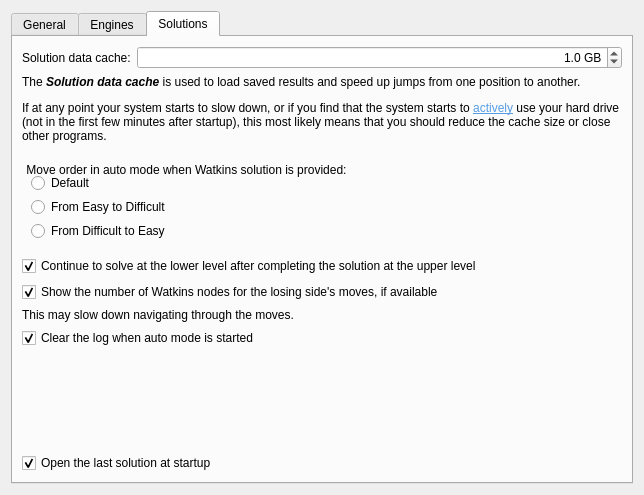
<?xml version="1.0" encoding="UTF-8"?>
<ui version="4.0">
 <class>SettingsDialog</class>
 <widget class="QDialog" name="SettingsDialog">
  <property name="geometry">
   <rect>
    <x>0</x>
    <y>0</y>
    <width>644</width>
    <height>495</height>
   </rect>
  </property>
  <property name="sizePolicy">
   <sizepolicy hsizetype="Preferred" vsizetype="Preferred">
    <horstretch>0</horstretch>
    <verstretch>90</verstretch>
   </sizepolicy>
  </property>
  <property name="windowTitle">
   <string>Settings</string>
  </property>
  <layout class="QVBoxLayout" name="verticalLayout_2">
   <item>
    <widget class="QTabWidget" name="tabWidget">
     <property name="currentIndex">
      <number>2</number>
     </property>
     <widget class="QWidget" name="m_generalTab">
      <attribute name="title">
       <string>General</string>
      </attribute>
      <layout class="QVBoxLayout" name="verticalLayout_6">
       <item>
        <layout class="QFormLayout" name="formLayout_6">
         <item row="0" column="0">
          <widget class="QCheckBox" name="m_highlightLegalMovesCheck">
           <property name="text">
            <string>Highlight legal moves</string>
           </property>
           <property name="checked">
            <bool>true</bool>
           </property>
          </widget>
         </item>
         <item row="1" column="0">
          <widget class="QCheckBox" name="m_showMoveArrowsCheck">
           <property name="text">
            <string>Show move arrows</string>
           </property>
           <property name="checked">
            <bool>true</bool>
           </property>
          </widget>
         </item>
         <item row="2" column="0">
          <widget class="QLabel" name="m_moveAnimationLabel">
           <property name="text">
            <string>Duration of mo&amp;ve animation:</string>
           </property>
           <property name="buddy">
            <cstring>m_moveAnimationSpin</cstring>
           </property>
          </widget>
         </item>
         <item row="2" column="1">
          <widget class="QSpinBox" name="m_moveAnimationSpin">
           <property name="toolTip">
            <string>duration of a move animation (default: 300 ms)</string>
           </property>
           <property name="alignment">
            <set>Qt::AlignRight|Qt::AlignTrailing|Qt::AlignVCenter</set>
           </property>
           <property name="specialValueText">
            <string>Off</string>
           </property>
           <property name="suffix">
            <string> ms</string>
           </property>
           <property name="maximum">
            <number>400</number>
           </property>
           <property name="singleStep">
            <number>50</number>
           </property>
           <property name="value">
            <number>300</number>
           </property>
          </widget>
         </item>
         <item row="3" column="0">
          <widget class="QLabel" name="m_tbPathLabel_2">
           <property name="text">
            <string>Theme:</string>
           </property>
          </widget>
         </item>
         <item row="3" column="1">
          <widget class="QComboBox" name="m_comboStyle">
           <property name="sizePolicy">
            <sizepolicy hsizetype="Expanding" vsizetype="Fixed">
             <horstretch>0</horstretch>
             <verstretch>0</verstretch>
            </sizepolicy>
           </property>
          </widget>
         </item>
         <item row="4" column="0">
          <widget class="QLabel" name="m_tbPathLabel_3">
           <property name="text">
            <string>Scale:</string>
           </property>
          </widget>
         </item>
         <item row="4" column="1">
          <widget class="QComboBox" name="m_comboScale">
           <property name="sizePolicy">
            <sizepolicy hsizetype="Expanding" vsizetype="Fixed">
             <horstretch>0</horstretch>
             <verstretch>0</verstretch>
            </sizepolicy>
           </property>
           <item>
            <property name="text">
             <string>100%</string>
            </property>
           </item>
           <item>
            <property name="text">
             <string>125%</string>
            </property>
           </item>
           <item>
            <property name="text">
             <string>150%</string>
            </property>
           </item>
           <item>
            <property name="text">
             <string>175%</string>
            </property>
           </item>
           <item>
            <property name="text">
             <string>200%</string>
            </property>
           </item>
           <item>
            <property name="text">
             <string>225%</string>
            </property>
           </item>
           <item>
            <property name="text">
             <string>250%</string>
            </property>
           </item>
           <item>
            <property name="text">
             <string>275%</string>
            </property>
           </item>
           <item>
            <property name="text">
             <string>300%</string>
            </property>
           </item>
          </widget>
         </item>
         <item row="5" column="0">
          <widget class="QLabel" name="m_tbPathLabel_4">
           <property name="text">
            <string>Win/Loss highlighting:</string>
           </property>
          </widget>
         </item>
         <item row="5" column="1">
          <layout class="QHBoxLayout" name="horizontalLayout">
           <item>
            <widget class="QSlider" name="m_slider_WinLossHighlighting">
             <property name="maximum">
              <number>25</number>
             </property>
             <property name="pageStep">
              <number>5</number>
             </property>
             <property name="value">
              <number>5</number>
             </property>
             <property name="orientation">
              <enum>Qt::Horizontal</enum>
             </property>
             <property name="tickPosition">
              <enum>QSlider::TicksBelow</enum>
             </property>
            </widget>
           </item>
           <item>
            <widget class="QLabel" name="m_label_WinLossHighlighting">
             <property name="text">
              <string> 5</string>
             </property>
            </widget>
           </item>
          </layout>
         </item>
         <item row="6" column="1">
          <layout class="QHBoxLayout" name="horizontalLayout_2">
           <item>
            <widget class="QLabel" name="label_10">
             <property name="text">
              <string>Win:</string>
             </property>
            </widget>
           </item>
           <item>
            <widget class="QWidget" name="m_widget_WinHighlighting" native="true">
             <property name="sizePolicy">
              <sizepolicy hsizetype="Expanding" vsizetype="Preferred">
               <horstretch>0</horstretch>
               <verstretch>0</verstretch>
              </sizepolicy>
             </property>
             <property name="minimumSize">
              <size>
               <width>50</width>
               <height>0</height>
              </size>
             </property>
            </widget>
           </item>
           <item>
            <spacer name="horizontalSpacer_3">
             <property name="orientation">
              <enum>Qt::Horizontal</enum>
             </property>
             <property name="sizeType">
              <enum>QSizePolicy::Fixed</enum>
             </property>
             <property name="sizeHint" stdset="0">
              <size>
               <width>20</width>
               <height>20</height>
              </size>
             </property>
            </spacer>
           </item>
           <item>
            <widget class="QLabel" name="label_11">
             <property name="text">
              <string>Loss:</string>
             </property>
            </widget>
           </item>
           <item>
            <widget class="QWidget" name="m_widget_LossHighlighting" native="true">
             <property name="sizePolicy">
              <sizepolicy hsizetype="Expanding" vsizetype="Preferred">
               <horstretch>0</horstretch>
               <verstretch>0</verstretch>
              </sizepolicy>
             </property>
             <property name="minimumSize">
              <size>
               <width>50</width>
               <height>0</height>
              </size>
             </property>
            </widget>
           </item>
          </layout>
         </item>
         <item row="7" column="0">
          <widget class="QLabel" name="label_12">
           <property name="text">
            <string>Update board in auto mode:</string>
           </property>
          </widget>
         </item>
         <item row="7" column="1">
          <layout class="QHBoxLayout" name="horizontalLayout_3">
           <item>
            <widget class="QSlider" name="m_slider_BoardUpdate">
             <property name="minimum">
              <number>1</number>
             </property>
             <property name="maximum">
              <number>5</number>
             </property>
             <property name="pageStep">
              <number>1</number>
             </property>
             <property name="value">
              <number>3</number>
             </property>
             <property name="orientation">
              <enum>Qt::Horizontal</enum>
             </property>
             <property name="tickPosition">
              <enum>QSlider::TicksBelow</enum>
             </property>
             <property name="tickInterval">
              <number>1</number>
             </property>
            </widget>
           </item>
           <item>
            <widget class="QLabel" name="m_label_BoardUpdate">
             <property name="minimumSize">
              <size>
               <width>80</width>
               <height>0</height>
              </size>
             </property>
             <property name="text">
              <string>Standard</string>
             </property>
             <property name="alignment">
              <set>Qt::AlignCenter</set>
             </property>
            </widget>
           </item>
          </layout>
         </item>
         <item row="8" column="0">
          <widget class="QLabel" name="label_15">
           <property name="text">
            <string>Update log in auto mode:</string>
           </property>
          </widget>
         </item>
         <item row="8" column="1">
          <layout class="QHBoxLayout" name="horizontalLayout_4">
           <item>
            <widget class="QSlider" name="m_slider_LogUpdate">
             <property name="minimum">
              <number>1</number>
             </property>
             <property name="maximum">
              <number>5</number>
             </property>
             <property name="pageStep">
              <number>1</number>
             </property>
             <property name="value">
              <number>3</number>
             </property>
             <property name="orientation">
              <enum>Qt::Horizontal</enum>
             </property>
             <property name="tickPosition">
              <enum>QSlider::TicksBelow</enum>
             </property>
             <property name="tickInterval">
              <number>1</number>
             </property>
            </widget>
           </item>
           <item>
            <widget class="QLabel" name="m_label_LogUpdate">
             <property name="minimumSize">
              <size>
               <width>80</width>
               <height>0</height>
              </size>
             </property>
             <property name="text">
              <string>Standard</string>
             </property>
             <property name="textFormat">
              <enum>Qt::PlainText</enum>
             </property>
             <property name="alignment">
              <set>Qt::AlignCenter</set>
             </property>
            </widget>
           </item>
          </layout>
         </item>
        </layout>
       </item>
       <item>
        <spacer name="verticalSpacer_3">
         <property name="orientation">
          <enum>Qt::Vertical</enum>
         </property>
         <property name="sizeType">
          <enum>QSizePolicy::Fixed</enum>
         </property>
         <property name="sizeHint" stdset="0">
          <size>
           <width>20</width>
           <height>10</height>
          </size>
         </property>
        </spacer>
       </item>
       <item>
        <spacer name="verticalSpacer_2">
         <property name="orientation">
          <enum>Qt::Vertical</enum>
         </property>
         <property name="sizeHint" stdset="0">
          <size>
           <width>20</width>
           <height>40</height>
          </size>
         </property>
        </spacer>
       </item>
      </layout>
     </widget>
     <widget class="QWidget" name="m_enginesTab">
      <attribute name="title">
       <string>Engines</string>
      </attribute>
      <layout class="QVBoxLayout" name="verticalLayout">
       <property name="leftMargin">
        <number>9</number>
       </property>
       <property name="topMargin">
        <number>9</number>
       </property>
       <property name="rightMargin">
        <number>9</number>
       </property>
       <property name="bottomMargin">
        <number>9</number>
       </property>
       <item>
        <layout class="QFormLayout" name="formLayout_5">
         <item row="0" column="0">
          <widget class="QLabel" name="label">
           <property name="text">
            <string>Engine folder:</string>
           </property>
          </widget>
         </item>
         <item row="0" column="1">
          <widget class="QLineEdit" name="m_enginePath">
           <property name="enabled">
            <bool>false</bool>
           </property>
          </widget>
         </item>
         <item row="1" column="0">
          <widget class="QLabel" name="label_3">
           <property name="text">
            <string>Watkins folder:</string>
           </property>
          </widget>
         </item>
         <item row="1" column="1">
          <widget class="QLineEdit" name="m_WatkinsPath">
           <property name="enabled">
            <bool>false</bool>
           </property>
          </widget>
         </item>
         <item row="2" column="0">
          <widget class="QLabel" name="label_4">
           <property name="text">
            <string>EGTB folder:</string>
           </property>
          </widget>
         </item>
         <item row="2" column="1">
          <widget class="QLineEdit" name="m_egtbPath">
           <property name="enabled">
            <bool>false</bool>
           </property>
          </widget>
         </item>
        </layout>
       </item>
       <item>
        <widget class="QGroupBox" name="m_engines">
         <property name="styleSheet">
          <string notr="true">QGroupBox {border:0;}</string>
         </property>
         <property name="title">
          <string>Engine:</string>
         </property>
         <property name="flat">
          <bool>true</bool>
         </property>
         <layout class="QVBoxLayout" name="verticalLayout_7">
          <property name="spacing">
           <number>3</number>
          </property>
          <property name="topMargin">
           <number>12</number>
          </property>
          <item>
           <widget class="QRadioButton" name="m_rbNoEngine">
            <property name="text">
             <string>No engine</string>
            </property>
           </widget>
          </item>
         </layout>
        </widget>
       </item>
       <item>
        <layout class="QGridLayout" name="gridLayout">
         <property name="topMargin">
          <number>0</number>
         </property>
         <item row="1" column="0">
          <widget class="QLabel" name="label_7">
           <property name="text">
            <string>Threads:</string>
           </property>
          </widget>
         </item>
         <item row="0" column="0">
          <widget class="QLabel" name="label_6">
           <property name="text">
            <string>Hash:</string>
           </property>
          </widget>
         </item>
         <item row="0" column="1">
          <widget class="QDoubleSpinBox" name="m_hashSize">
           <property name="alignment">
            <set>Qt::AlignRight|Qt::AlignTrailing|Qt::AlignVCenter</set>
           </property>
           <property name="suffix">
            <string> GB</string>
           </property>
           <property name="decimals">
            <number>1</number>
           </property>
           <property name="minimum">
            <double>0.100000000000000</double>
           </property>
           <property name="maximum">
            <double>999.899999999999977</double>
           </property>
           <property name="value">
            <double>1.000000000000000</double>
           </property>
          </widget>
         </item>
         <item row="1" column="1">
          <widget class="QSpinBox" name="m_numThreads">
           <property name="alignment">
            <set>Qt::AlignRight|Qt::AlignTrailing|Qt::AlignVCenter</set>
           </property>
           <property name="minimum">
            <number>1</number>
           </property>
           <property name="value">
            <number>2</number>
           </property>
          </widget>
         </item>
         <item row="0" column="3">
          <spacer name="horizontalSpacer_2">
           <property name="orientation">
            <enum>Qt::Horizontal</enum>
           </property>
           <property name="sizeHint" stdset="0">
            <size>
             <width>40</width>
             <height>20</height>
            </size>
           </property>
          </spacer>
         </item>
         <item row="1" column="2">
          <widget class="QLabel" name="m_infoThreads">
           <property name="text">
            <string/>
           </property>
           <property name="wordWrap">
            <bool>true</bool>
           </property>
          </widget>
         </item>
         <item row="0" column="2">
          <widget class="QLabel" name="m_infoRAM">
           <property name="text">
            <string/>
           </property>
           <property name="wordWrap">
            <bool>true</bool>
           </property>
          </widget>
         </item>
        </layout>
       </item>
       <item>
        <widget class="QLabel" name="label_2">
         <property name="text">
          <string>&lt;html&gt;&lt;head/&gt;&lt;body&gt;&lt;p&gt;When running computations for the first time for a long period of time, please make sure that your system has adequate cooling and that the CPU temperature does not reach critical values even after a long time.&lt;/p&gt;&lt;p&gt;If the temperature is too high or your fan makes too much noise, you can reduce the maximum CPU power (&lt;a href=&quot;https://geekflare.com/windows-power-options/&quot;&gt;&lt;span style=&quot; text-decoration: underline; color:#569de5;&quot;&gt;Maximum processor state&lt;/span&gt;&lt;/a&gt;), e.g. to 99%. Keep in mind that reducing the value from 100% to 99% using standard operating system tools can result in a performance drop of about 15%. Reducing the value even further (to 98%, 95%, 90%, etc.) will not be as drastic as the first step from 100% to 99%.&lt;/p&gt;&lt;p&gt;If at any point your system starts to slow down, or if you find that the system starts to &lt;a href=&quot;https://www.quora.com/How-can-we-find-out-which-program-is-using-the-most-of-our-disk-resources-in-Windows-10&quot;&gt;&lt;span style=&quot; text-decoration: underline; color:#569de5;&quot;&gt;actively&lt;/span&gt;&lt;/a&gt; use your hard drive (not in the first few minutes after startup), this most likely means that you should reduce the &lt;span style=&quot; font-weight:600; font-style:italic;&quot;&gt;Hash&lt;/span&gt; size or close other programs.&lt;/p&gt;&lt;/body&gt;&lt;/html&gt;</string>
         </property>
         <property name="textFormat">
          <enum>Qt::RichText</enum>
         </property>
         <property name="wordWrap">
          <bool>true</bool>
         </property>
         <property name="openExternalLinks">
          <bool>true</bool>
         </property>
        </widget>
       </item>
       <item>
        <spacer name="verticalSpacer">
         <property name="orientation">
          <enum>Qt::Vertical</enum>
         </property>
         <property name="sizeHint" stdset="0">
          <size>
           <width>20</width>
           <height>40</height>
          </size>
         </property>
        </spacer>
       </item>
      </layout>
     </widget>
     <widget class="QWidget" name="m_solutionsTab">
      <attribute name="title">
       <string>Solutions</string>
      </attribute>
      <layout class="QVBoxLayout" name="verticalLayout_4">
       <item>
        <layout class="QFormLayout" name="formLayout">
         <item row="0" column="0">
          <widget class="QLabel" name="label_5">
           <property name="text">
            <string>Solution data cache:</string>
           </property>
          </widget>
         </item>
         <item row="0" column="1">
          <widget class="QDoubleSpinBox" name="m_bookCache">
           <property name="alignment">
            <set>Qt::AlignRight|Qt::AlignTrailing|Qt::AlignVCenter</set>
           </property>
           <property name="suffix">
            <string> GB</string>
           </property>
           <property name="decimals">
            <number>1</number>
           </property>
           <property name="maximum">
            <double>999.899999999999977</double>
           </property>
           <property name="singleStep">
            <double>0.500000000000000</double>
           </property>
           <property name="value">
            <double>1.000000000000000</double>
           </property>
          </widget>
         </item>
        </layout>
       </item>
       <item>
        <widget class="QLabel" name="label_8">
         <property name="text">
          <string>&lt;html&gt;&lt;head/&gt;&lt;body&gt;&lt;p&gt;The &lt;span style=&quot; font-weight:600; font-style:italic;&quot;&gt;Solution data cache&lt;/span&gt; is used to load saved results and speed up jumps from one position to another.&lt;/p&gt;&lt;p&gt;If at any point your system starts to slow down, or if you find that the system starts to &lt;a href=&quot;https://www.quora.com/How-can-we-find-out-which-program-is-using-the-most-of-our-disk-resources-in-Windows-10&quot;&gt;&lt;span style=&quot; text-decoration: underline; color:#569de5;&quot;&gt;actively&lt;/span&gt;&lt;/a&gt; use your hard drive (not in the first few minutes after startup), this most likely means that you should reduce the cache size or close other programs.&lt;/p&gt;&lt;/body&gt;&lt;/html&gt;</string>
         </property>
         <property name="textFormat">
          <enum>Qt::RichText</enum>
         </property>
         <property name="wordWrap">
          <bool>true</bool>
         </property>
         <property name="openExternalLinks">
          <bool>true</bool>
         </property>
        </widget>
       </item>
       <item>
        <spacer name="verticalSpacer_5">
         <property name="orientation">
          <enum>Qt::Vertical</enum>
         </property>
         <property name="sizeType">
          <enum>QSizePolicy::Fixed</enum>
         </property>
         <property name="sizeHint" stdset="0">
          <size>
           <width>20</width>
           <height>12</height>
          </size>
         </property>
        </spacer>
       </item>
       <item>
        <widget class="QGroupBox" name="groupBox_moveOrder">
         <property name="styleSheet">
          <string notr="true">QGroupBox {border:0;}</string>
         </property>
         <property name="title">
          <string>Move order in auto mode when Watkins solution is provided:</string>
         </property>
         <property name="flat">
          <bool>true</bool>
         </property>
         <layout class="QVBoxLayout" name="verticalLayout_5">
          <property name="spacing">
           <number>4</number>
          </property>
          <property name="topMargin">
           <number>12</number>
          </property>
          <item>
           <widget class="QRadioButton" name="m_radio_moveOrder_Default">
            <property name="text">
             <string>Default</string>
            </property>
           </widget>
          </item>
          <item>
           <widget class="QRadioButton" name="m_radio_moveOrder_EasyToDifficult">
            <property name="text">
             <string>From Easy to Difficult</string>
            </property>
           </widget>
          </item>
          <item>
           <widget class="QRadioButton" name="m_radio_moveOrder_DifficultToEasy">
            <property name="text">
             <string>From Difficult to Easy</string>
            </property>
           </widget>
          </item>
         </layout>
        </widget>
       </item>
       <item>
        <widget class="QCheckBox" name="m_lowerLevel">
         <property name="text">
          <string>Continue to solve at the lower level after completing the solution at the upper level</string>
         </property>
         <property name="checked">
          <bool>true</bool>
         </property>
        </widget>
       </item>
       <item>
        <widget class="QCheckBox" name="m_showWatkinsForOpponent">
         <property name="text">
          <string>Show the number of Watkins nodes for the losing side's moves, if available</string>
         </property>
         <property name="checked">
          <bool>true</bool>
         </property>
        </widget>
       </item>
       <item>
        <widget class="QLabel" name="label_9">
         <property name="text">
          <string>This may slow down navigating through the moves.</string>
         </property>
         <property name="textFormat">
          <enum>Qt::AutoText</enum>
         </property>
         <property name="wordWrap">
          <bool>true</bool>
         </property>
        </widget>
       </item>
       <item>
        <widget class="QCheckBox" name="m_clearLogWhenAutoStarted">
         <property name="text">
          <string>Clear the log when auto mode is started</string>
         </property>
         <property name="checked">
          <bool>true</bool>
         </property>
        </widget>
       </item>
       <item>
        <spacer name="verticalSpacer_4">
         <property name="orientation">
          <enum>Qt::Vertical</enum>
         </property>
         <property name="sizeHint" stdset="0">
          <size>
           <width>20</width>
           <height>40</height>
          </size>
         </property>
        </spacer>
       </item>
       <item>
        <layout class="QVBoxLayout" name="verticalLayout_3">
         <property name="topMargin">
          <number>0</number>
         </property>
         <item>
          <widget class="QCheckBox" name="m_openLastSolution">
           <property name="text">
            <string>Open the last solution at startup</string>
           </property>
           <property name="checked">
            <bool>true</bool>
           </property>
          </widget>
         </item>
        </layout>
       </item>
      </layout>
     </widget>
    </widget>
   </item>
  </layout>
 </widget>
 <tabstops>
  <tabstop>m_highlightLegalMovesCheck</tabstop>
  <tabstop>m_showMoveArrowsCheck</tabstop>
  <tabstop>m_moveAnimationSpin</tabstop>
 </tabstops>
 <resources/>
 <connections/>
</ui>
